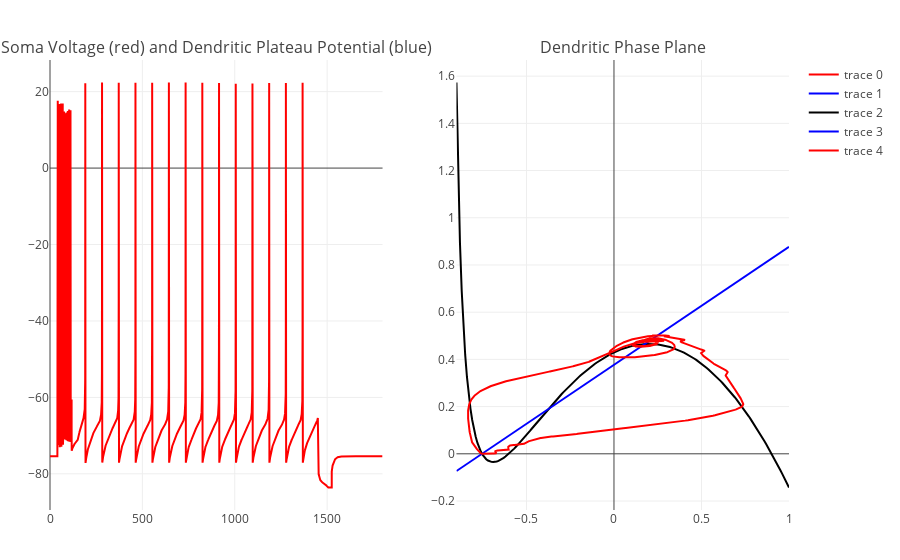

Notebook code for this chart:
### Code cell
Plateau()

### Figure 1 — Plotly figure (JSON) as saved in the notebook; plotly's stock layout.template omitted (floating-point values rounded to 4 significant figures; data arrays with more than 128 entries replaced by an {"elided": "..."} marker saying what was removed)
{"data": [{"mode": "lines", "line": {"color": "red"}, "xaxis": "x1", "y": {"elided": "22501 float values"}, "type": "scatter", "yaxis": "y1", "x": {"elided": "22501 float values"}}, {"mode": "lines", "line": {"color": "blue"}, "xaxis": "x1", "y": {"elided": "22501x1 float values"}, "type": "scatter", "yaxis": "y1", "x": {"elided": "22501 float values"}}, {"mode": "lines", "line": {"color": "black"}, "xaxis": "x2", "y": {"elided": "191 float values"}, "type": "scatter", "yaxis": "y2", "x": {"elided": "191 float values"}}, {"mode": "lines", "line": {"color": "blue"}, "xaxis": "x2", "y": {"elided": "191 float values"}, "type": "scatter", "yaxis": "y2", "x": {"elided": "191 float values"}}, {"mode": "lines", "line": {"color": "red"}, "xaxis": "x2", "y": {"elided": "22501 float values"}, "type": "scatter", "yaxis": "y2", "x": {"elided": "22501 float values"}}], "layout": {"xaxis1": {"domain": [0.0, 0.45], "anchor": "y1"}, "yaxis1": {"domain": [0.0, 1.0], "anchor": "x1"}, "xaxis2": {"domain": [0.55, 1.0], "anchor": "y2"}, "annotations": [{"yanchor": "bottom", "xanchor": "center", "y": 1.0, "font": {"size": 16}, "showarrow": false, "yref": "paper", "text": "Soma Voltage (red) and Dendritic Plateau Potential (blue)", "xref": "paper", "x": 0.225}, {"yanchor": "bottom", "xanchor": "center", "y": 1.0, "font": {"size": 16}, "showarrow": false, "yref": "paper", "text": "Dendritic Phase Plane", "xref": "paper", "x": 0.775}], "margin": {"l": 50, "b": 50, "r": 50, "t": 60}, "yaxis2": {"domain": [0.0, 1.0], "anchor": "x2"}}}
